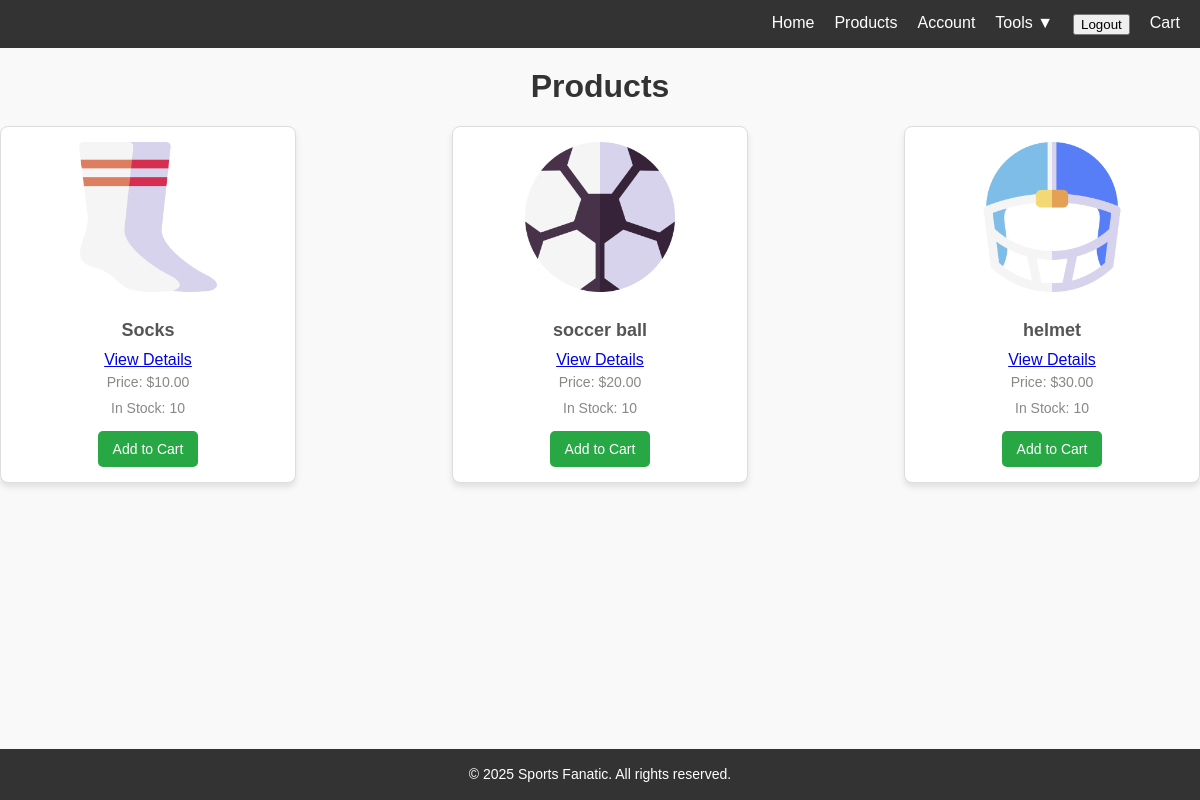
Screenshot of /products/ (signed in) with the database file from the repository.
### store/models.py (models this page shows, shortened)
class Product(models.Model):
    name = models.CharField(max_length=255)
    price = models.DecimalField(max_digits=10, decimal_places=2)
    stock = models.PositiveIntegerField(default=10)
    image = models.ImageField(upload_to='products/', blank=True, null=True)
    description = models.TextField(blank=True)

### store/views.py (the view)
# urls.py: path('products/', views.product_list, name='product_list'),
def product_list(request):
    products = Product.objects.all()  # Query all products from the database
    return render(request, 'store/product_list.html', {'products': products})

### store/templates/store/product_list.html (shortened to what this page needs)
{% extends 'store/base.html' %}
{% load static %}
{% block styles %}
    <link rel="stylesheet" href="{% static 'store/product_list.css' %}">
{% endblock %}
{% block content %}
    <h1>Products</h1>
    <div class="products">
        {% for product in products %}
            <div class="product-card">
                {% if product.image %}
                    <img src="{{ product.image.url }}" alt="{{ product.name }}">
                {% else %}
                    <img src="{% static 'store/default-product.png' %}" alt="Default Product">
                {% endif %}
                <h3>{{ product.name }}</h3>
                <a href="{% url 'product_detail' product.id %}">View Details</a>
                <p>Price: ${{ product.price }}</p>
                {% if product.stock %}
                    <p>In Stock: {{ product.stock }}</p>
                    <a href="{% url 'add_to_cart' product.id %}" class="add-to-cart-btn">Add to Cart</a>
                {% else %}
                    <p style="color: red;">Out of Stock</p>
                {% endif %}
            </div>
        {% endfor %}
    </div>
{% endblock %}

### store/static/store/product_list.css (style rules this page uses)
body { font-family: Airal, sans-serif; margin: 0; padding: 0; background-color: #f9f9f9; }
h1 { text-align: center; color: #333; margin-top: 20px; }
.products { display: flex; flex-wrap: wrap; justify-content: space-between; gap: 20px; margin: 20px auto; max-width: 1200px; }
.product-card { background: #fff; border: 1px solid #ddd; border-radius: 8px; box-shadow: 0 4px 6px rgba(0, 0, 0, 0.1); padding: 15px; width: 22%; text-align: center; display: flex; flex-direction: column; align-items: center; }
.product-card img { max-width: 100%; height: 150px; object-fit: cover; border-radius: 8px; margin-bottom: 10px; }
.product-card h3 { font-size: 18px; color: #555; margin-bottom: 10px; }
.product-card p { font-size: 14px; color: #888; margin: 5px 0; }
.add-to-cart-btn { background-color: #28a745; color: white; border: none; border-radius: 5px; padding: 10px 15px; text-decoration: none; font-size: 14px; cursor: pointer; margin-top: 10px; }

### store/static/store/base.css (style rules this page uses)
body { display: flex; flex-direction: column; min-height: 100vh; }

### rows the page displays
Product: image (picture), name "Socks", price "10.00", stock "10"
Product: image (picture), name "soccer ball", price "20.00", stock "10"
Product: image (picture), name "helmet", price "30.00", stock "10"
